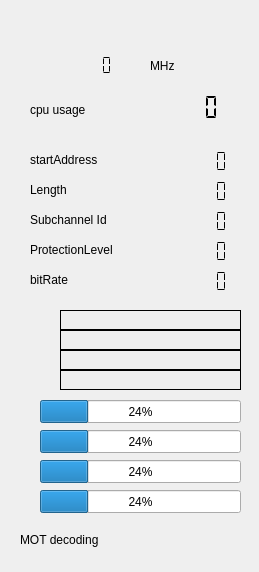
<?xml version="1.0" encoding="UTF-8"?>
<ui version="4.0">
 <class>technical_data</class>
 <widget class="QWidget" name="technical_data">
  <property name="geometry">
   <rect>
    <x>0</x>
    <y>0</y>
    <width>259</width>
    <height>572</height>
   </rect>
  </property>
  <property name="windowTitle">
   <string>Technical Data</string>
  </property>
  <widget class="QLCDNumber" name="startAddressDisplay">
   <property name="geometry">
    <rect>
     <x>170</x>
     <y>150</y>
     <width>64</width>
     <height>23</height>
    </rect>
   </property>
   <property name="frameShape">
    <enum>QFrame::NoFrame</enum>
   </property>
   <property name="segmentStyle">
    <enum>QLCDNumber::Flat</enum>
   </property>
  </widget>
  <widget class="QLCDNumber" name="lengthDisplay">
   <property name="geometry">
    <rect>
     <x>170</x>
     <y>180</y>
     <width>64</width>
     <height>23</height>
    </rect>
   </property>
   <property name="frameShape">
    <enum>QFrame::NoFrame</enum>
   </property>
   <property name="segmentStyle">
    <enum>QLCDNumber::Flat</enum>
   </property>
  </widget>
  <widget class="QLabel" name="language">
   <property name="geometry">
    <rect>
     <x>60</x>
     <y>350</y>
     <width>181</width>
     <height>20</height>
    </rect>
   </property>
   <property name="frameShape">
    <enum>QFrame::Box</enum>
   </property>
   <property name="text">
    <string/>
   </property>
  </widget>
  <widget class="QLCDNumber" name="protectionlevelDisplay">
   <property name="geometry">
    <rect>
     <x>170</x>
     <y>240</y>
     <width>64</width>
     <height>23</height>
    </rect>
   </property>
   <property name="frameShape">
    <enum>QFrame::NoFrame</enum>
   </property>
   <property name="segmentStyle">
    <enum>QLCDNumber::Flat</enum>
   </property>
   <property name="value" stdset="0">
    <double>0.000000000000000</double>
   </property>
  </widget>
  <widget class="QLabel" name="label">
   <property name="geometry">
    <rect>
     <x>30</x>
     <y>150</y>
     <width>111</width>
     <height>20</height>
    </rect>
   </property>
   <property name="text">
    <string>startAddress</string>
   </property>
  </widget>
  <widget class="QLabel" name="label_2">
   <property name="geometry">
    <rect>
     <x>30</x>
     <y>180</y>
     <width>63</width>
     <height>20</height>
    </rect>
   </property>
   <property name="text">
    <string>Length</string>
   </property>
  </widget>
  <widget class="QLabel" name="label_3">
   <property name="geometry">
    <rect>
     <x>30</x>
     <y>240</y>
     <width>111</width>
     <height>20</height>
    </rect>
   </property>
   <property name="text">
    <string>ProtectionLevel</string>
   </property>
  </widget>
  <widget class="QLabel" name="programType">
   <property name="geometry">
    <rect>
     <x>60</x>
     <y>370</y>
     <width>181</width>
     <height>20</height>
    </rect>
   </property>
   <property name="frameShape">
    <enum>QFrame::Box</enum>
   </property>
   <property name="text">
    <string/>
   </property>
  </widget>
  <widget class="QLabel" name="l6">
   <property name="geometry">
    <rect>
     <x>30</x>
     <y>270</y>
     <width>63</width>
     <height>20</height>
    </rect>
   </property>
   <property name="text">
    <string>bitRate</string>
   </property>
  </widget>
  <widget class="QLCDNumber" name="bitrateDisplay">
   <property name="geometry">
    <rect>
     <x>170</x>
     <y>270</y>
     <width>64</width>
     <height>23</height>
    </rect>
   </property>
   <property name="frameShape">
    <enum>QFrame::NoFrame</enum>
   </property>
   <property name="segmentStyle">
    <enum>QLCDNumber::Flat</enum>
   </property>
  </widget>
  <widget class="QLCDNumber" name="subChIdDisplay">
   <property name="geometry">
    <rect>
     <x>170</x>
     <y>210</y>
     <width>64</width>
     <height>23</height>
    </rect>
   </property>
   <property name="frameShape">
    <enum>QFrame::NoFrame</enum>
   </property>
   <property name="segmentStyle">
    <enum>QLCDNumber::Flat</enum>
   </property>
  </widget>
  <widget class="QLabel" name="label_6">
   <property name="geometry">
    <rect>
     <x>30</x>
     <y>210</y>
     <width>111</width>
     <height>20</height>
    </rect>
   </property>
   <property name="text">
    <string>Subchannel Id</string>
   </property>
  </widget>
  <widget class="QLabel" name="uepField">
   <property name="geometry">
    <rect>
     <x>60</x>
     <y>310</y>
     <width>181</width>
     <height>20</height>
    </rect>
   </property>
   <property name="frameShape">
    <enum>QFrame::Box</enum>
   </property>
   <property name="text">
    <string/>
   </property>
  </widget>
  <widget class="QLabel" name="ASCTy">
   <property name="geometry">
    <rect>
     <x>60</x>
     <y>330</y>
     <width>181</width>
     <height>20</height>
    </rect>
   </property>
   <property name="frameShape">
    <enum>QFrame::Box</enum>
   </property>
   <property name="text">
    <string/>
   </property>
  </widget>
  <widget class="QLabel" name="ensemble">
   <property name="geometry">
    <rect>
     <x>20</x>
     <y>10</y>
     <width>201</width>
     <height>20</height>
    </rect>
   </property>
   <property name="text">
    <string/>
   </property>
  </widget>
  <widget class="QLCDNumber" name="frequency">
   <property name="geometry">
    <rect>
     <x>30</x>
     <y>50</y>
     <width>91</width>
     <height>31</height>
    </rect>
   </property>
   <property name="frameShape">
    <enum>QFrame::NoFrame</enum>
   </property>
   <property name="smallDecimalPoint">
    <bool>true</bool>
   </property>
   <property name="digitCount">
    <number>7</number>
   </property>
   <property name="segmentStyle">
    <enum>QLCDNumber::Flat</enum>
   </property>
  </widget>
  <widget class="QLabel" name="frequencyLabel">
   <property name="geometry">
    <rect>
     <x>150</x>
     <y>50</y>
     <width>63</width>
     <height>31</height>
    </rect>
   </property>
   <property name="text">
    <string>MHz</string>
   </property>
  </widget>
  <widget class="QProgressBar" name="ficError_display">
   <property name="geometry">
    <rect>
     <x>40</x>
     <y>400</y>
     <width>201</width>
     <height>23</height>
    </rect>
   </property>
   <property name="toolTip">
    <string>&lt;html&gt;&lt;head/&gt;&lt;body&gt;&lt;p&gt;Quality of FIC decoding, 100 is good&lt;/p&gt;&lt;/body&gt;&lt;/html&gt;</string>
   </property>
   <property name="value">
    <number>24</number>
   </property>
  </widget>
  <widget class="QProgressBar" name="frameError_display">
   <property name="geometry">
    <rect>
     <x>40</x>
     <y>430</y>
     <width>201</width>
     <height>23</height>
    </rect>
   </property>
   <property name="toolTip">
    <string>&lt;html&gt;&lt;head/&gt;&lt;body&gt;&lt;p&gt;Frame errors. Indication of the quality of the DAB+ frame detection. 100 is good.&lt;/p&gt;&lt;/body&gt;&lt;/html&gt;</string>
   </property>
   <property name="value">
    <number>24</number>
   </property>
  </widget>
  <widget class="QProgressBar" name="rsError_display">
   <property name="geometry">
    <rect>
     <x>40</x>
     <y>460</y>
     <width>201</width>
     <height>23</height>
    </rect>
   </property>
   <property name="toolTip">
    <string>&lt;html&gt;&lt;head/&gt;&lt;body&gt;&lt;p&gt;Quality of the DAB+ frames. Indicator for the amount of times that the frames contain&lt;/p&gt;&lt;p&gt;more errors than the Reed Solomon correction can correct. 100 is good.&lt;/p&gt;&lt;/body&gt;&lt;/html&gt;</string>
   </property>
   <property name="value">
    <number>24</number>
   </property>
  </widget>
  <widget class="QProgressBar" name="aacError_display">
   <property name="geometry">
    <rect>
     <x>40</x>
     <y>490</y>
     <width>201</width>
     <height>23</height>
    </rect>
   </property>
   <property name="toolTip">
    <string>&lt;html&gt;&lt;head/&gt;&lt;body&gt;&lt;p&gt;Indicator of the successrate of handling the aac frames in the DAB+ transmissions.&lt;/p&gt;&lt;/body&gt;&lt;/html&gt;</string>
   </property>
   <property name="value">
    <number>24</number>
   </property>
  </widget>
  <widget class="QLabel" name="cpuLabel">
   <property name="geometry">
    <rect>
     <x>30</x>
     <y>100</y>
     <width>81</width>
     <height>20</height>
    </rect>
   </property>
   <property name="text">
    <string>cpu usage</string>
   </property>
  </widget>
  <widget class="QLCDNumber" name="cpuMonitor">
   <property name="geometry">
    <rect>
     <x>150</x>
     <y>92</y>
     <width>71</width>
     <height>31</height>
    </rect>
   </property>
   <property name="frameShape">
    <enum>QFrame::NoFrame</enum>
   </property>
   <property name="segmentStyle">
    <enum>QLCDNumber::Flat</enum>
   </property>
  </widget>
  <widget class="QLabel" name="label_4">
   <property name="geometry">
    <rect>
     <x>20</x>
     <y>530</y>
     <width>121</width>
     <height>20</height>
    </rect>
   </property>
   <property name="text">
    <string>MOT decoding</string>
   </property>
  </widget>
  <widget class="QLabel" name="motDisplay">
   <property name="geometry">
    <rect>
     <x>182</x>
     <y>530</y>
     <width>41</width>
     <height>20</height>
    </rect>
   </property>
   <property name="text">
    <string/>
   </property>
  </widget>
 </widget>
 <resources/>
 <connections/>
</ui>
